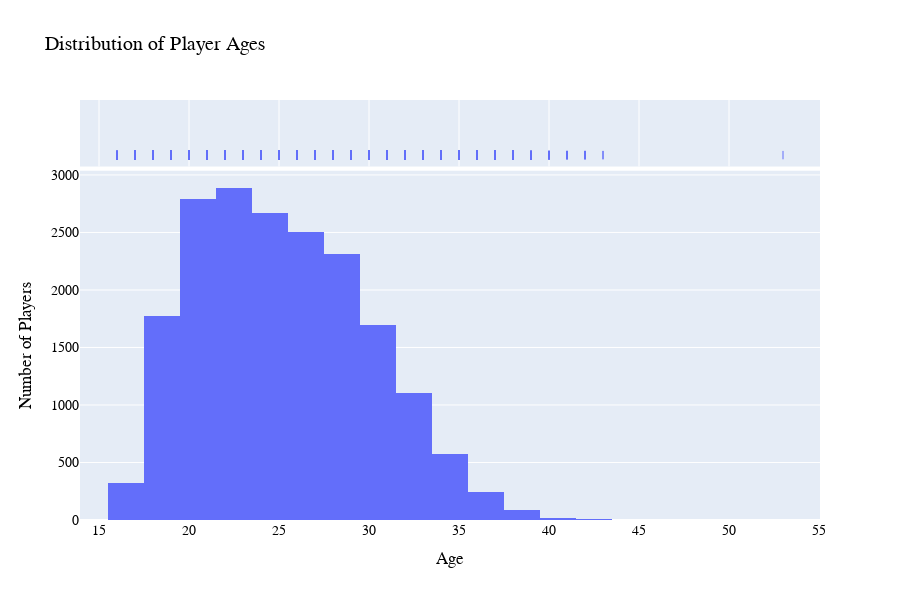

Notebook source saved alongside this figure:
### Markdown cell above
- Distribution of Player Ages

### Code cell
fig = px.histogram(fifa, x='Age', nbins=20, title='Distribution of Player Ages', marginal='rug')
fig.update_layout(
    xaxis_title='Age',
    yaxis_title='Number of Players',
    width=900,
    height=600,
    font=dict(family="Arial", size=14, color="black")
)
fig.show()

### Figure 1 — Plotly figure (JSON) as saved in the notebook; plotly's stock layout.template omitted (floating-point values rounded to 4 significant figures; data arrays with more than 128 entries replaced by an {"elided": "..."} marker saying what was removed)
{"data": [{"alignmentgroup": "True", "bingroup": "x", "hovertemplate": "Age=%{x}<br>count=%{y}<extra></extra>", "legendgroup": "", "marker": {"color": "#636efa", "pattern": {"shape": ""}}, "name": "", "nbinsx": 20, "offsetgroup": "", "orientation": "v", "showlegend": false, "type": "histogram", "x": {"elided": "18978 int values"}, "xaxis": "x", "yaxis": "y"}, {"alignmentgroup": "True", "boxpoints": "all", "fillcolor": "rgba(255,255,255,0)", "hoveron": "points", "hovertemplate": "Age=%{x}<extra></extra>", "jitter": 0, "legendgroup": "", "line": {"color": "rgba(255,255,255,0)"}, "marker": {"color": "#636efa", "symbol": "line-ns-open"}, "name": "", "offsetgroup": "", "showlegend": false, "type": "box", "x": {"elided": "18978 int values"}, "xaxis": "x2", "yaxis": "y2"}], "layout": {"barmode": "relative", "font": {"color": "black", "family": "Arial", "size": 14}, "height": 600, "legend": {"tracegroupgap": 0}, "title": {"text": "Distribution of Player Ages"}, "width": 900, "xaxis": {"anchor": "y", "domain": [0, 1], "title": {"text": "Age"}}, "xaxis2": {"anchor": "y2", "domain": [0, 1], "matches": "x", "showgrid": true, "showticklabels": false}, "yaxis": {"anchor": "x", "domain": [0, 0.8316], "title": {"text": "Number of Players"}}, "yaxis2": {"anchor": "x2", "domain": [0.8416, 1], "matches": "y2", "showgrid": false, "showline": false, "showticklabels": false, "ticks": ""}}}
